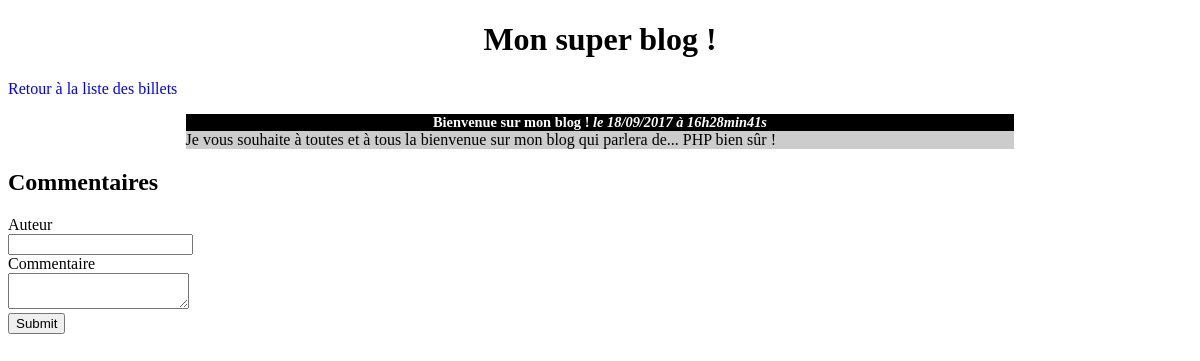
Page /index.php?action=post&id=1 on the committed database.
### tables this page shows
CREATE TABLE IF NOT EXISTS `posts` (
  `id` int(11) NOT NULL AUTO_INCREMENT,
  `title` varchar(255) NOT NULL,
  `content` text NOT NULL,
  `creation_date` datetime NOT NULL,
  PRIMARY KEY (`id`)
);

### controller/frontend.php (called while the page is built, shortened)
<?php
require_once('model/PostManager.php');
function post()
{
    $postManager = new \OpenClassrooms\Blog\Model\PostManager();
    $post = $postManager->getPost($_GET['id']);
    require('view/postView.php');
}

### model/PostManager.php (called while the page is built, shortened)
<?php
class PostManager extends Manager
{
    public function getPost($postId)
    {
        $db = $this->dbConnect();
        $req = $db->prepare('SELECT id, title, content, DATE_FORMAT(creation_date, \'%d/%m/%Y à %Hh%imin%ss\') AS creation_date_fr FROM posts WHERE id = ?');
        $req->execute(array($postId));
        $post = $req->fetch();
        return $post;
    }
}

### view/postView.php (the view, shortened to what this page needs)
<h1>Mon super blog !</h1>
<p><a href="index.php">Retour à la liste des billets</a></p>
<div class="news">
    <h3>
        <?= htmlspecialchars($post['title']) ?>
        <em>le <?= $post['creation_date_fr'] ?></em>
    </h3>
    <p>
        <?= nl2br(htmlspecialchars($post['content'])) ?>
    </p>
</div>
<h2>Commentaires</h2>
<form action="index.php?action=addComment&amp;id=<?= $post['id'] ?>" method="post">
    <div>
        <label for="author">Auteur</label><br />
        <input type="text" id="author" name="author" />
    </div>
    <div>
        <label for="comment">Commentaire</label><br />
        <textarea id="comment" name="comment"></textarea>
    </div>
    <div>
        <input type="submit" />
    </div>
</form>
<?php require('template.php'); ?>

### public/css/style.css (style rules this page uses)
h1, h3 { text-align:center; }
h3 { background-color:black; color:white; font-size:0.9em; margin-bottom:0px; }
.news p { background-color:#CCCCCC; margin-top:0px; }
.news { width:70%; margin:auto; }
a { text-decoration: none; color: blue; }

### rows in the picture
posts: title "Bienvenue sur mon blog !", content "Je vous souhaite à toutes et à tous la bienvenue sur mon blog qui parlera de... PHP bien sûr !"

### other values in the picture
$post['creation_date_fr'] "18/09/2017 à 16h28min41s"
